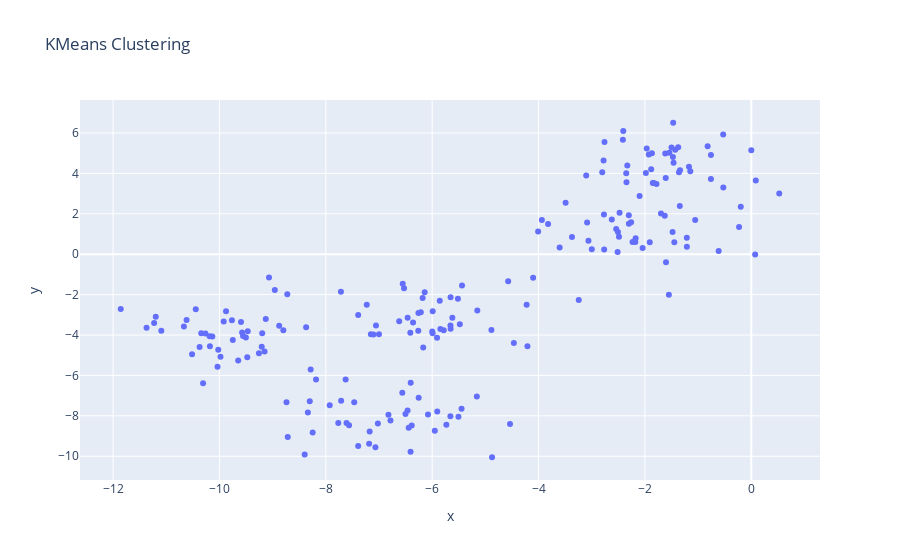

The notebook cell saved with this chart:
### Code cell
graphic = px.scatter(x=X[:, 0], y=X[:, 1], title="KMeans Clustering")
graphic.show()

### Figure 1 — Plotly figure (JSON) as saved in the notebook; plotly's stock layout.template omitted (floating-point values rounded to 4 significant figures; data arrays with more than 128 entries replaced by an {"elided": "..."} marker saying what was removed)
{"data": [{"hovertemplate": "x=%{x}<br>y=%{y}<extra></extra>", "legendgroup": "", "marker": {"color": "#636efa", "symbol": "circle"}, "mode": "markers", "name": "", "orientation": "v", "showlegend": false, "type": "scatter", "x": {"elided": "200 float values"}, "xaxis": "x", "y": {"elided": "200 float values"}, "yaxis": "y"}], "layout": {"legend": {"tracegroupgap": 0}, "title": {"text": "KMeans Clustering"}, "xaxis": {"anchor": "y", "domain": [0, 1], "title": {"text": "x"}}, "yaxis": {"anchor": "x", "domain": [0, 1], "title": {"text": "y"}}}}
